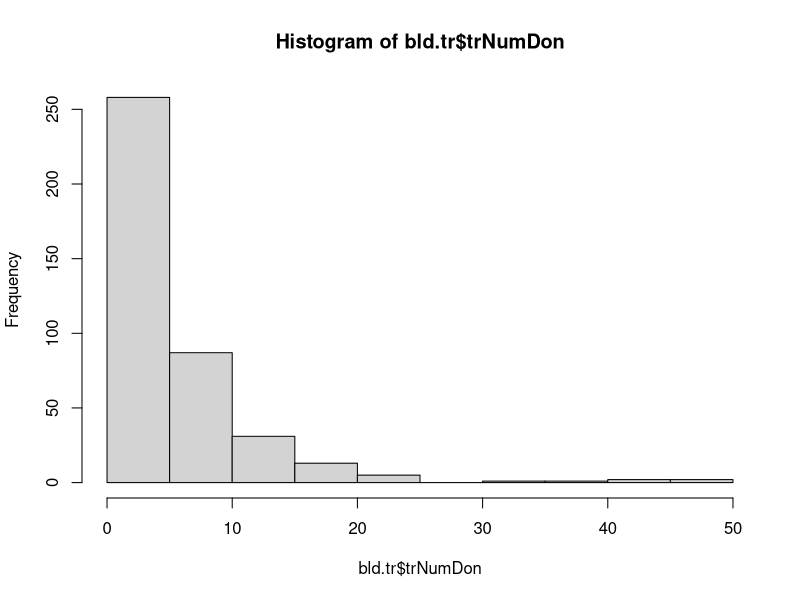
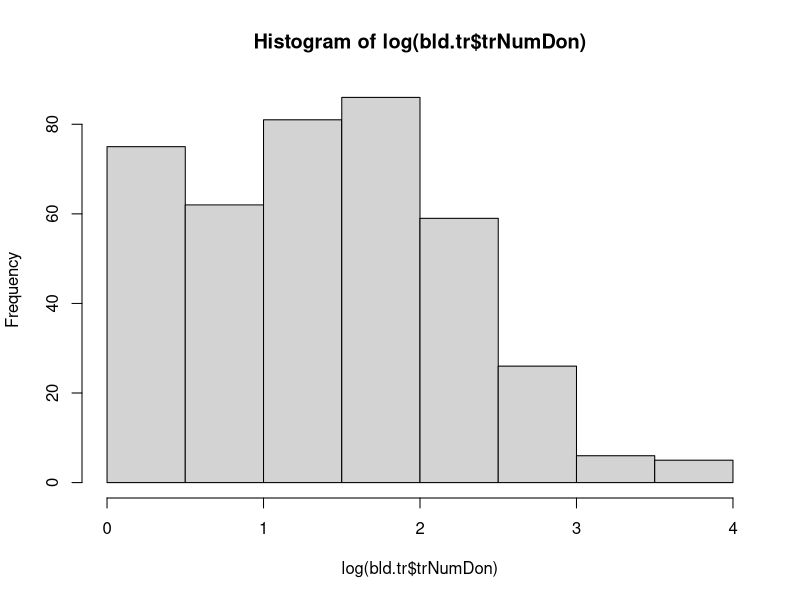
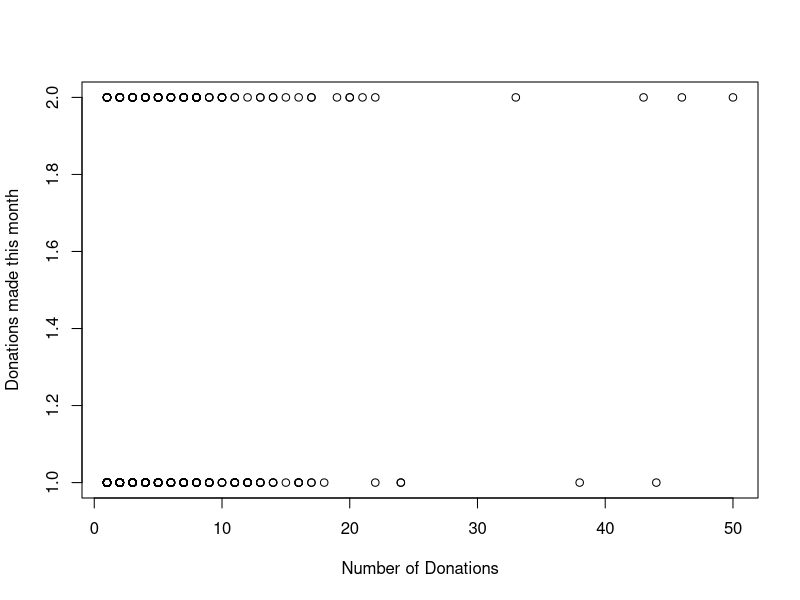

R code for these plots, in order: (Note: this script raises an error after producing the figures.)
## Lori Kim
### Project 5

#setwd("C:\Users\lkim016\Desktop")

install.packages("caret")
library(class)
library(caret)
library(readxl)
library(dplyr)
library(tidyr)
library(boot)

bld.tr = read_excel("blood_traindata.xlsx")
bld.tst = read_excel("blood_testdata.xlsx")
attach(bld.tr) # attachs the dataset to R so I can just use the names
#attach(bld.tst)
#detach(bld.tr)
#detach(bld.tst)

# four predictor variables:
# "ID, Months since Last Donation, Number of Donations,
# Total Volume Donated, Months since First Donation, Made Donation this month"
# clean data (get rid of ID) / rename col for regression
colnames(bld.tr) = c("id","trMoLast","trNumDon","trTotalVal","trMoFirst","trDonMade")
colnames(bld.tst) = c("id","tstMoLast","tstNumDon","tstTotalVal","tstMoFirst","tstDonMade","tstProb")
bld.tr = bld.tr %>% select(-one_of(c("id","trTotalVal")))
bld.tst = bld.tst %>% select(-one_of(c("id","tstTotalVal")))
bld.tr$trDonMade = factor(bld.tr$trDonMade)
bld.tst$tstDonMade = factor(bld.tst$tstDonMade)

hist(bld.tr$trNumDon)
hist(log(bld.tr$trNumDon))

# look at the dimensions
#dim(bld.tr)
#dim(bld.tst)

# list types for each attribute
#sapply(bld.tr, class)
#sapply(bld.tst, class)

# take a look at the data
#head(bld.tr)
#head(bld.tst)

#* LOWER AIC AND BIC IS BETTER HIGHER R-SQUARED IS BETTER

# use logistic model to predict the probability of those people to donate their blood
logi.fit = glm(trDonMade~ . , data = bld.tr, family = "binomial")
summary(logi.fit)

logi.fit3 = glm(trDonMade~ trMoLast + trMoFirst , data = bld.tr, family = "binomial")
summary(logi.fit3)

logi.fit4 = glm(trDonMade~ trMoFirst+trNumDon , data = bld.tr, family = "binomial") # best predictor variables
summary(logi.fit4)

logi.fit5 = glm(trDonMade~ trMoLast , data = bld.tr, family = "binomial")
summary(logi.fit5)

logi.fit6 = glm(trDonMade~ trNumDon , data = bld.tr, family = "binomial")
summary(logi.fit6)

logi.fit7 = glm(trDonMade~ trMoLast + trNumDon , data = bld.tr, family = "binomial")
summary(logi.fit7)

plot(bld.tr$trNumDon, bld.tr$trDonMade, xlab = "Number of Donations", ylab = "Donations made this month")

### reference: iris file 10 Fold Cross-Validation
# We use the dataset to create a partition (80% training 20% validating)
  ## train & validation set for bld.tr
trainset = createDataPartition(bld.tr$trDonMade, p=0.80, list=FALSE)
train = bld.tr[trainset,]
valid = bld.tr[-trainset,]

#
# 10-fold Cross-Validation to train the models
#
control = trainControl(method="cv", number=10)
metric = "Accuracy"

# Linear algorithms
# Linear Discriminant Analysis (LDA)
#set.seed(7)
fit.lda <- train(trDonMade~ trMoFirst+trNumDon, data=train, method="lda", metric=metric, trControl=control)

# Nonlinear algorithms
# Classfication and Regression Trees (CART)
#set.seed(7)
fit.cart <- train(trDonMade~ trMoFirst+trNumDon, data=train, method="rpart", metric=metric, trControl=control)

# k-Nearest Neighbors (KNN)
#set.seed(7)
fit.knn <- train(trDonMade~ trMoFirst+trNumDon, data=train, method="knn", metric=metric, trControl=control)

# Support Vector Machines (SVM)
#set.seed(7)
fit.svm <- train(trDonMade~ trMoFirst+trNumDon, data=train, method="svmRadial", metric=metric, trControl=control)

# Random Forest
#set.seed(7)
fit.rf <- train(trDonMade~ trMoFirst+trNumDon, data=train, method="rf", metric=metric, trControl=control)

# Logistic Regression
#set.seed(7)
fit.glm <- train(trDonMade~ trMoFirst+trNumDon, data=train, method="glm", metric=metric, trControl=control)

# Select Best Model
# summarize accuracy of models
results <- resamples(list(lda=fit.lda, cart=fit.cart, knn=fit.knn, svm=fit.svm, rf=fit.rf, glm=fit.glm))
summary(results)

dotplot(results)

# Kappa Statistics (0<=k<=1)
# Adjust accuracy by accounting for the possibility of a correct prediction by chance alone.
# Very good: 0.8<k<1; good: 0.6<k<0.8; moderate: 0.4<k<0.6; fair: 0.2<k<0.4; poor: 0<k<0.2

# Summarize the Best Model
print(fit.lda)

# Make Predictions: knn / test accuracy of knn model against the validation set
predict1 = predict(fit.lda, newdata = valid)
confusionMatrix(predict1, valid$trDonMade)
table(predict1,valid$trDonMade)

# Make a prediction for bld.tst
# analyze the prediction for DonMade
predict.prob = predict(fit.lda, bld.tst, type = "prob")

bld.tst$tstProb = predict.prob[1:nrow(bld.tst),2]

predDon=rep(0, nrow(bld.tst))
predDon[predict.prob[2]>.5]="1"
bld.tst$tstDonMade = predDon[1:nrow(bld.tst)]

# analyze the prediction for DonMade with logistic regression
logi.probs=predict(logi.fit4, bld.tst,type="response")
logi.pred=rep(0, nrow(bld.tst)) # the 400 is the length of the data set
logi.pred[logi.probs>.5]="1"
bld.tst$tstDonMade = logi.pred[1:nrow(bld.tst)]

### reference:
# 1. https://machinelearningmastery.com/machine-learning-in-r-step-by-step/
# 2. https://datascienceplus.com/perform-logistic-regression-in-r/
# 3. https://codeburst.io/implementing-a-simple-prediction-model-in-r-ab1dafa6b954
